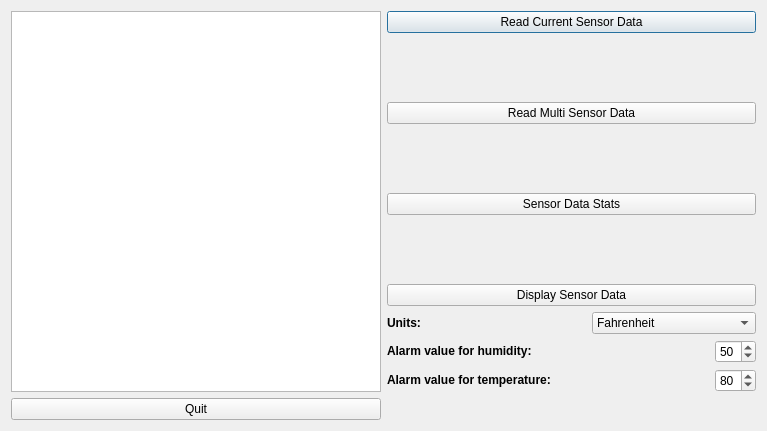
<?xml version="1.0" encoding="UTF-8"?>
<ui version="4.0">
 <class>sensorDialog</class>
 <widget class="QDialog" name="sensorDialog">
  <property name="geometry">
   <rect>
    <x>0</x>
    <y>0</y>
    <width>767</width>
    <height>431</height>
   </rect>
  </property>
  <property name="sizePolicy">
   <sizepolicy hsizetype="Expanding" vsizetype="Expanding">
    <horstretch>0</horstretch>
    <verstretch>0</verstretch>
   </sizepolicy>
  </property>
  <property name="minimumSize">
   <size>
    <width>767</width>
    <height>431</height>
   </size>
  </property>
  <property name="windowTitle">
   <string>Sensor Data Manager</string>
  </property>
  <layout class="QGridLayout" name="gridLayout">
   <item row="0" column="0" rowspan="4">
    <widget class="QTextEdit" name="textEdit">
     <property name="readOnly">
      <bool>true</bool>
     </property>
    </widget>
   </item>
   <item row="0" column="1">
    <layout class="QVBoxLayout" name="verticalLayout">
     <item>
      <widget class="QPushButton" name="read1PB">
       <property name="sizePolicy">
        <sizepolicy hsizetype="Expanding" vsizetype="Fixed">
         <horstretch>0</horstretch>
         <verstretch>0</verstretch>
        </sizepolicy>
       </property>
       <property name="text">
        <string>Read Current Sensor Data</string>
       </property>
      </widget>
     </item>
     <item>
      <spacer name="verticalSpacer">
       <property name="orientation">
        <enum>Qt::Vertical</enum>
       </property>
       <property name="sizeHint" stdset="0">
        <size>
         <width>20</width>
         <height>17</height>
        </size>
       </property>
      </spacer>
     </item>
     <item>
      <widget class="QPushButton" name="read10PB">
       <property name="sizePolicy">
        <sizepolicy hsizetype="Expanding" vsizetype="Fixed">
         <horstretch>0</horstretch>
         <verstretch>0</verstretch>
        </sizepolicy>
       </property>
       <property name="text">
        <string>Read Multi Sensor Data</string>
       </property>
      </widget>
     </item>
     <item>
      <spacer name="verticalSpacer_2">
       <property name="orientation">
        <enum>Qt::Vertical</enum>
       </property>
       <property name="sizeHint" stdset="0">
        <size>
         <width>20</width>
         <height>17</height>
        </size>
       </property>
      </spacer>
     </item>
     <item>
      <widget class="QPushButton" name="statsPB">
       <property name="sizePolicy">
        <sizepolicy hsizetype="Expanding" vsizetype="Fixed">
         <horstretch>0</horstretch>
         <verstretch>0</verstretch>
        </sizepolicy>
       </property>
       <property name="text">
        <string>Sensor Data Stats</string>
       </property>
      </widget>
     </item>
     <item>
      <spacer name="verticalSpacer_3">
       <property name="orientation">
        <enum>Qt::Vertical</enum>
       </property>
       <property name="sizeHint" stdset="0">
        <size>
         <width>20</width>
         <height>17</height>
        </size>
       </property>
      </spacer>
     </item>
     <item>
      <widget class="QPushButton" name="displayPB">
       <property name="sizePolicy">
        <sizepolicy hsizetype="Expanding" vsizetype="Fixed">
         <horstretch>0</horstretch>
         <verstretch>0</verstretch>
        </sizepolicy>
       </property>
       <property name="text">
        <string>Display Sensor Data</string>
       </property>
      </widget>
     </item>
    </layout>
   </item>
   <item row="1" column="1">
    <layout class="QHBoxLayout" name="horizontalLayout">
     <item>
      <widget class="QLabel" name="unitLB">
       <property name="text">
        <string>&lt;html&gt;&lt;head/&gt;&lt;body&gt;&lt;p&gt;&lt;span style=&quot; font-size:9pt; font-weight:600;&quot;&gt;Units:&lt;/span&gt;&lt;/p&gt;&lt;/body&gt;&lt;/html&gt;</string>
       </property>
      </widget>
     </item>
     <item>
      <spacer name="horizontalSpacer">
       <property name="orientation">
        <enum>Qt::Horizontal</enum>
       </property>
       <property name="sizeHint" stdset="0">
        <size>
         <width>13</width>
         <height>20</height>
        </size>
       </property>
      </spacer>
     </item>
     <item>
      <widget class="QComboBox" name="unitCB">
       <property name="sizePolicy">
        <sizepolicy hsizetype="Expanding" vsizetype="Fixed">
         <horstretch>0</horstretch>
         <verstretch>0</verstretch>
        </sizepolicy>
       </property>
       <property name="editable">
        <bool>false</bool>
       </property>
       <property name="currentText">
        <string>Fahrenheit</string>
       </property>
       <property name="currentIndex">
        <number>0</number>
       </property>
       <property name="maxVisibleItems">
        <number>2</number>
       </property>
       <property name="insertPolicy">
        <enum>QComboBox::InsertBeforeCurrent</enum>
       </property>
       <item>
        <property name="text">
         <string>Fahrenheit</string>
        </property>
       </item>
       <item>
        <property name="text">
         <string>Celsius</string>
        </property>
       </item>
      </widget>
     </item>
    </layout>
   </item>
   <item row="2" column="1">
    <layout class="QHBoxLayout" name="horizontalLayout_2">
     <item>
      <widget class="QLabel" name="alarmHLB">
       <property name="text">
        <string>&lt;html&gt;&lt;head/&gt;&lt;body&gt;&lt;p&gt;&lt;span style=&quot; font-size:9pt; font-weight:600;&quot;&gt;Alarm value for humidity:&lt;/span&gt;&lt;/p&gt;&lt;/body&gt;&lt;/html&gt;</string>
       </property>
      </widget>
     </item>
     <item>
      <spacer name="horizontalSpacer_2">
       <property name="orientation">
        <enum>Qt::Horizontal</enum>
       </property>
       <property name="sizeHint" stdset="0">
        <size>
         <width>13</width>
         <height>20</height>
        </size>
       </property>
      </spacer>
     </item>
     <item>
      <widget class="QSpinBox" name="alarmHSB">
       <property name="value">
        <number>50</number>
       </property>
      </widget>
     </item>
    </layout>
   </item>
   <item row="3" column="1">
    <layout class="QHBoxLayout" name="horizontalLayout_3">
     <item>
      <widget class="QLabel" name="alarmTLB">
       <property name="text">
        <string>&lt;html&gt;&lt;head/&gt;&lt;body&gt;&lt;p&gt;&lt;span style=&quot; font-size:9pt; font-weight:600;&quot;&gt;Alarm value for temperature:&lt;/span&gt;&lt;/p&gt;&lt;/body&gt;&lt;/html&gt;</string>
       </property>
      </widget>
     </item>
     <item>
      <spacer name="horizontalSpacer_3">
       <property name="orientation">
        <enum>Qt::Horizontal</enum>
       </property>
       <property name="sizeHint" stdset="0">
        <size>
         <width>13</width>
         <height>20</height>
        </size>
       </property>
      </spacer>
     </item>
     <item>
      <widget class="QSpinBox" name="alarmTSB">
       <property name="value">
        <number>80</number>
       </property>
      </widget>
     </item>
    </layout>
   </item>
   <item row="4" column="0">
    <widget class="QPushButton" name="quitPB">
     <property name="text">
      <string>Quit</string>
     </property>
    </widget>
   </item>
  </layout>
 </widget>
 <resources/>
 <connections/>
</ui>
